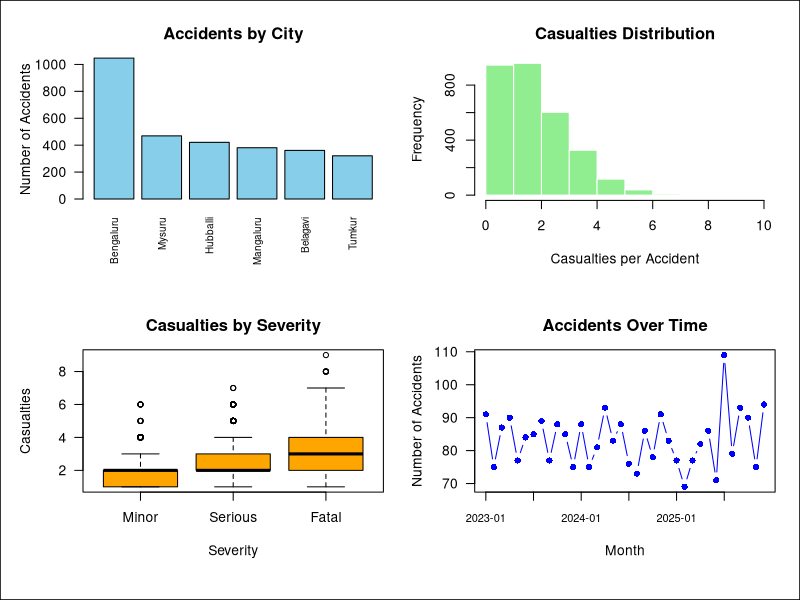
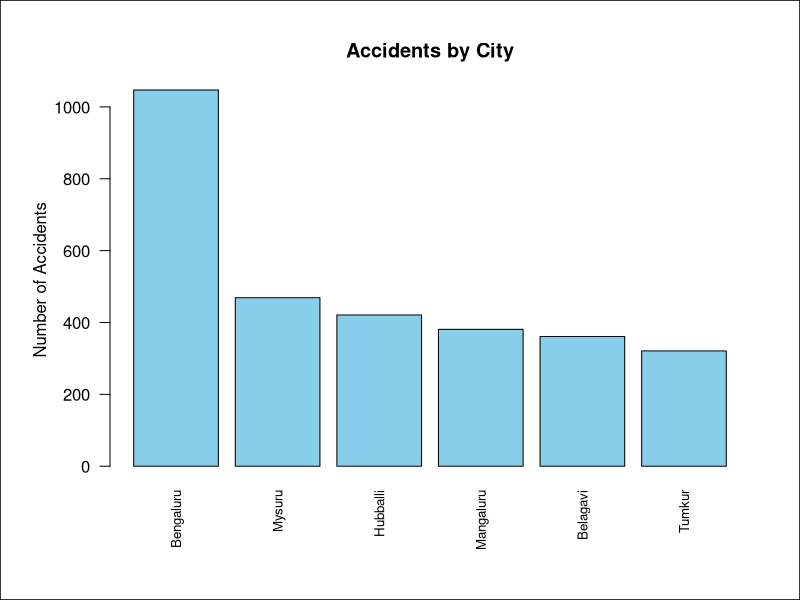
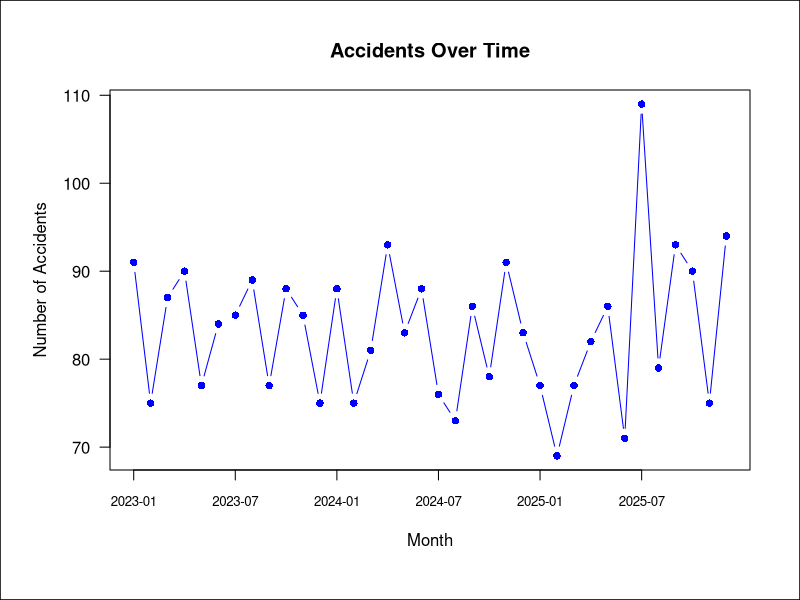
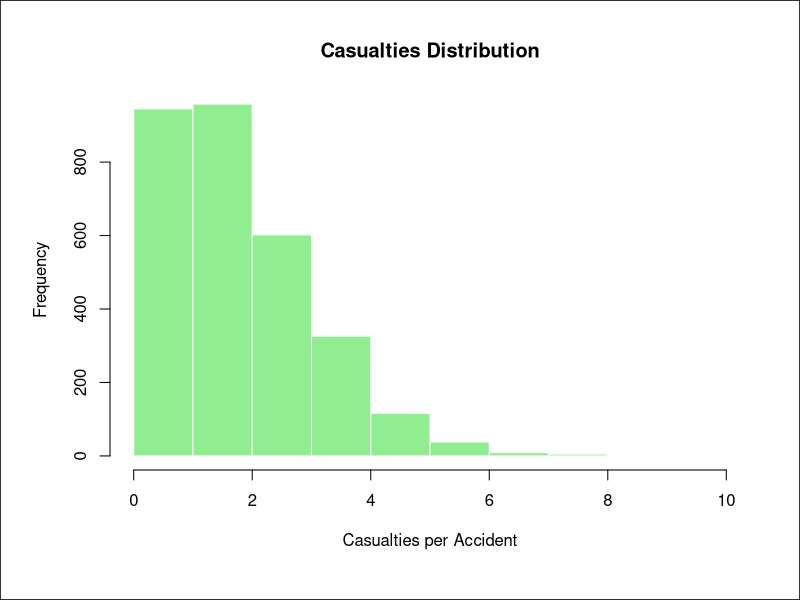

Write R code to recreate these figures, in order.
# =====================================================================
#  REPORT CHARTS  (run AFTER road_accident_analyzer.R)
#  Creates report-style images:
#    11_panel_2x2.png          -> 4 charts combined in ONE image
#    12_accidents_by_city.png  -> single bar chart
#    13_accidents_over_time.png-> single time plot
#    14_casualties_histogram.png -> single histogram
#  Needs road_accidents.csv in the working folder (created by the
#  main script). Uses only base R.
# =====================================================================

out_dir <- "output"
if (!dir.exists(out_dir)) dir.create(out_dir)
if (!file.exists("road_accidents.csv"))
  stop("road_accidents.csv not found. Run road_accident_analyzer.R first.")

df <- read.csv("road_accidents.csv", stringsAsFactors = FALSE)
df$Date     <- as.Date(df$Date)
df$Severity <- factor(df$Severity, levels = c("Minor", "Serious", "Fatal"))

# ---- data for the charts ---------------------------------------------
city_tab <- sort(table(df$City), decreasing = TRUE)               # bar chart
ym       <- format(df$Date, "%Y-%m")
time_tab <- table(ym)                                             # monthly counts
tick_at  <- seq(1, length(time_tab), by = 6)                      # x-axis ticks

# ---- individual plotting functions (same style as the report) --------
plot_city <- function(cex = 1) {
  barplot(city_tab, col = "skyblue", main = "Accidents by City",
          ylab = "Number of Accidents", las = 2, cex.names = 0.8 * cex)
}
plot_hist <- function() {
  hist(df$Casualties, col = "lightgreen", border = "white",
       main = "Casualties Distribution", xlab = "Casualties per Accident",
       ylab = "Frequency", breaks = seq(0, max(df$Casualties) + 1, by = 1))
}
plot_box <- function() {
  boxplot(Casualties ~ Severity, data = df, col = "orange",
          main = "Casualties by Severity", xlab = "Severity",
          ylab = "Casualties", las = 1)
}
plot_time <- function() {
  plot(seq_along(time_tab), as.numeric(time_tab), type = "b", pch = 16,
       col = "blue", xaxt = "n", main = "Accidents Over Time",
       xlab = "Month", ylab = "Number of Accidents", las = 1)
  axis(1, at = tick_at, labels = names(time_tab)[tick_at], cex.axis = 0.8)
}

# ---- 1. Panel: 4 charts in one image ---------------------------------
png(file.path(out_dir, "11_panel_2x2.png"), width = 1000, height = 800, res = 110)
par(mfrow = c(2, 2), mar = c(6, 4.5, 3, 1), oma = c(0.5, 0.5, 0.5, 0.5))
plot_city(cex = 0.9)
plot_hist()
plot_box()
plot_time()
box("outer", lwd = 1.5)
dev.off()

# ---- 2. Single charts (one per image, big and clear) -----------------
single <- function(file, fun) {
  png(file.path(out_dir, file), width = 1000, height = 700, res = 110)
  par(mar = c(6, 5, 4, 2), oma = c(0.5, 0.5, 0.5, 0.5))
  fun()
  box("outer", lwd = 1.5)
  dev.off()
  cat("saved:", file, "\n")
}
single("12_accidents_by_city.png",       function() plot_city())
single("13_accidents_over_time.png",     plot_time)
single("14_casualties_histogram.png",    plot_hist)
cat("saved: 11_panel_2x2.png\nDone! Check the 'output' folder.\n")
